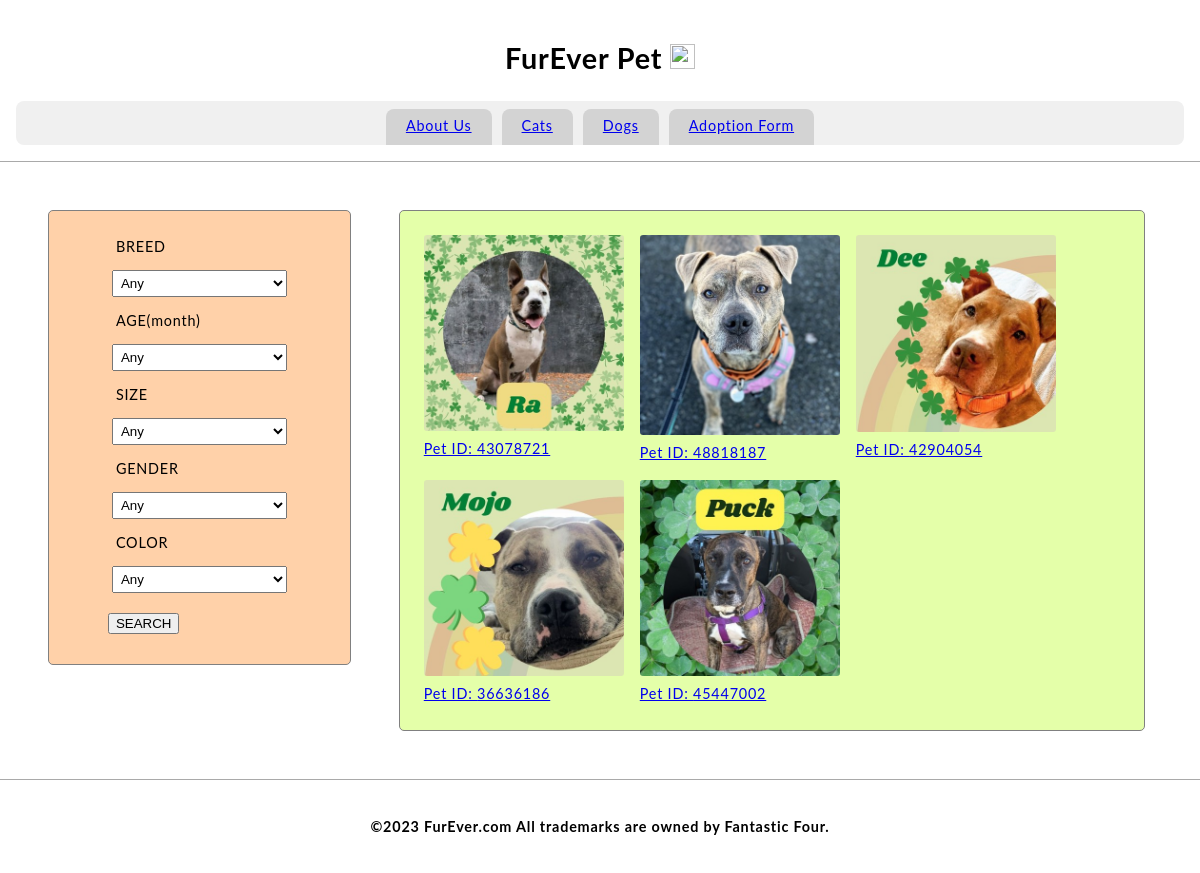
Page /cats on the committed database.
### tables this page shows
CREATE TABLE Dog(id int, name varchar(45), description varchar(1000), breed varchar(20), age varchar(50), gender varchar(10),color varchar(10),size varchar(10), location varchar(10), primary key (id));

### Furever.py (the view)
@app.route('/cats')
def catpage():
    petType = 'Cat'
    petIDSet = get_filtered_petIDs(petType);
    return render_template('CatPage.html', petIDSet=petIDSet, petType=petType)

### prefix.py (called while the page is built)
    def __call__(self, environ, start_response):
        return self.app(environ, start_response)

### templates/CatPage.html (shortened to what this page needs)
<!DOCTYPE>
<html>
    <head>
        <link href="static/style.css" type="text/css" rel="stylesheet"/>
    </head>
    <body>
        <header>
            <h1 class="title">FurEver Pet <img src="static/logo.png" width=25px height=25px/></h1>
            <nav>
                <a class="nav-anchor" href="aboutus">About Us</a>
                <a class="nav-anchor" href="cats">Cats</a>
                <a class="nav-anchor" href="dogs">Dogs</a>
                <a class="nav-anchor" href="adoptionform">Adoption Form</a>
            </nav>
        </header>
        <main>
            <aside>
                <div class="aside-div">
                    <form>
                      <label for="breed">BREED</label>
                      <select name="breed" id="breed">
                        <option value="Any">Any</option>
                      </select>
                      <label for="age">AGE(month)</label>
                      <select name="age" id="age">
                        <option value="Any">Any</option>
                      </select>
                      <label for="size">SIZE</label>
                      <select name="size" id="size">
                          <option value="Any">Any</option>
                      </select>
                      <label for="gender">GENDER</label>
                      <select name="gender" id="gender">
                        <option value="Any">Any</option>
                      </select>
                      <label for="color">COLOR</label>
                      <select name="color" id="color">
                        <option value="Any">Any</option>
                      </select>
                      <div id="button-container">
                        <button type="submit">SEARCH</button>
                      </div>
                    </form>
                </div>
            </aside>
            <section>
                <article class="article-div">
                <ul>
                {% for petID in petIDSet %}
                    <li>
                        <a href="{{petType.lower()}}_{{petID}}" target="_blank">
                            <img src="static/{{petID}}.jpg" alt="{{petType}}" />
                            <p>Pet ID: {{petID}}</p>
                        </a>
                    </li>
                {% endfor %}
                </ul>
            </section>
        </main>
        <footer>
            <h4 class="title">©2023 FurEver.com All trademarks are owned by Fantastic Four.</h4>
        </footer>
    </body>
</html>

### static/style.css (style rules this page uses)
* { box-sizing: border-box; }
body { height: 100vh; width: 100vw; display: flex; flex-direction: column; font-family: 'Lato', sans-serif; margin: 0; font-size: 0.9rem; line-height: 1.6; letter-spacing: 0.05rem; }
header { justify-content: center; background-color: #C2CADO; padding: 1rem; }
.title { text-align: center; background-color: white; }
nav { background-color: #F0F0F0; display: flex; justify-content: center; border-radius: 0.5rem; padding-top: 0.5rem; }
nav a { cursor:pointer; background-color:lightgray; margin: 0 5px; padding:5px 20px; border-bottom: 0.2rem solid lightgray; border-top-left-radius: 0.5rem; border-top-right-radius: 0.5rem; }
main { padding: 1rem; background-color: white; overflow-y: auto; display: flex; #flex-direction: column; justify-content: center; align-items: start; border-top:solid 1px darkgray; border-bottom:solid 1px darkgray; }
aside { width: 30vw; display: flex; flex-direction: column; justify-content: space-evenly; padding: 1rem; }
.aside-div { background-color: #FFD1A9; min-height: 150px; margin: 1rem; width: 95%; overflow-y: auto; padding:1rem; border-radius:5px; border:1px solid gray; display: flex; justify-content: center; align-items: center; }
section { width: 70vw; display: flex; flex-direction: column; justify-content: space-evenly; padding: 1rem; }
.article-div { background-color: #E4FFA9; min-height: 150px; margin: 1rem; width: 95%; overflow-y: auto; padding:1rem; border-radius:5px; border:1px solid gray; }
.article-div ul { padding: 0; margin: 0; list-style: none; display: flex; flex-wrap: wrap; }
.article-div li { margin: 0.5rem; }
.article-div img { border-radius: 0.2rem; width: 200px; }
.article-div p { margin: 0; }
footer { #position: fixed; #bottom: 0; background-color: white; justify-content: center; padding: 1rem; width: 100%; }

### templates/CatPage.html (style rules this page uses)
label, select { display: block; margin: 0.25rem; padding: 0.25rem; }
form { display: flex; flex-direction: column; justify-content: center; }
#button-container { padding-top: 1rem; }

### rows in the picture
Dog: id (picture), id "43078721"
Dog: id (picture), id "48818187"
Dog: id (picture), id "42904054"
Dog: id (picture), id "36636186"
Dog: id (picture), id "45447002"
